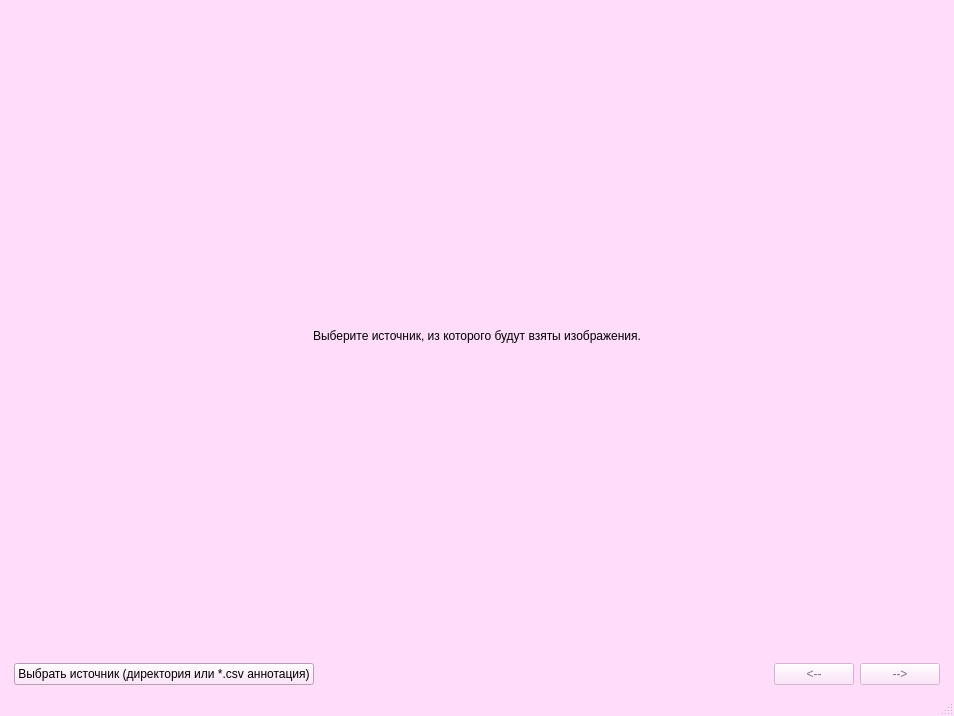
<?xml version="1.0" encoding="UTF-8"?>
<ui version="4.0">
 <class>MainWindow</class>
 <widget class="QMainWindow" name="MainWindow">
  <property name="geometry">
   <rect>
    <x>0</x>
    <y>0</y>
    <width>954</width>
    <height>716</height>
   </rect>
  </property>
  <property name="minimumSize">
   <size>
    <width>0</width>
    <height>0</height>
   </size>
  </property>
  <property name="palette">
   <palette>
    <active>
     <colorrole role="WindowText">
      <brush brushstyle="SolidPattern">
       <color alpha="255">
        <red>0</red>
        <green>0</green>
        <blue>0</blue>
       </color>
      </brush>
     </colorrole>
     <colorrole role="Button">
      <brush brushstyle="SolidPattern">
       <color alpha="255">
        <red>255</red>
        <green>220</green>
        <blue>249</blue>
       </color>
      </brush>
     </colorrole>
     <colorrole role="Light">
      <brush brushstyle="SolidPattern">
       <color alpha="255">
        <red>255</red>
        <green>255</green>
        <blue>255</blue>
       </color>
      </brush>
     </colorrole>
     <colorrole role="Midlight">
      <brush brushstyle="SolidPattern">
       <color alpha="255">
        <red>255</red>
        <green>237</green>
        <blue>252</blue>
       </color>
      </brush>
     </colorrole>
     <colorrole role="Dark">
      <brush brushstyle="SolidPattern">
       <color alpha="255">
        <red>127</red>
        <green>110</green>
        <blue>124</blue>
       </color>
      </brush>
     </colorrole>
     <colorrole role="Mid">
      <brush brushstyle="SolidPattern">
       <color alpha="255">
        <red>170</red>
        <green>147</green>
        <blue>166</blue>
       </color>
      </brush>
     </colorrole>
     <colorrole role="Text">
      <brush brushstyle="SolidPattern">
       <color alpha="255">
        <red>0</red>
        <green>0</green>
        <blue>0</blue>
       </color>
      </brush>
     </colorrole>
     <colorrole role="BrightText">
      <brush brushstyle="SolidPattern">
       <color alpha="255">
        <red>255</red>
        <green>255</green>
        <blue>255</blue>
       </color>
      </brush>
     </colorrole>
     <colorrole role="ButtonText">
      <brush brushstyle="SolidPattern">
       <color alpha="255">
        <red>0</red>
        <green>0</green>
        <blue>0</blue>
       </color>
      </brush>
     </colorrole>
     <colorrole role="Base">
      <brush brushstyle="SolidPattern">
       <color alpha="255">
        <red>255</red>
        <green>255</green>
        <blue>255</blue>
       </color>
      </brush>
     </colorrole>
     <colorrole role="Window">
      <brush brushstyle="SolidPattern">
       <color alpha="255">
        <red>255</red>
        <green>220</green>
        <blue>249</blue>
       </color>
      </brush>
     </colorrole>
     <colorrole role="Shadow">
      <brush brushstyle="SolidPattern">
       <color alpha="255">
        <red>0</red>
        <green>0</green>
        <blue>0</blue>
       </color>
      </brush>
     </colorrole>
     <colorrole role="Highlight">
      <brush brushstyle="SolidPattern">
       <color alpha="255">
        <red>170</red>
        <green>85</green>
        <blue>255</blue>
       </color>
      </brush>
     </colorrole>
     <colorrole role="AlternateBase">
      <brush brushstyle="SolidPattern">
       <color alpha="255">
        <red>255</red>
        <green>237</green>
        <blue>252</blue>
       </color>
      </brush>
     </colorrole>
     <colorrole role="ToolTipBase">
      <brush brushstyle="SolidPattern">
       <color alpha="255">
        <red>255</red>
        <green>255</green>
        <blue>220</blue>
       </color>
      </brush>
     </colorrole>
     <colorrole role="ToolTipText">
      <brush brushstyle="SolidPattern">
       <color alpha="255">
        <red>0</red>
        <green>0</green>
        <blue>0</blue>
       </color>
      </brush>
     </colorrole>
     <colorrole role="PlaceholderText">
      <brush brushstyle="SolidPattern">
       <color alpha="127">
        <red>0</red>
        <green>0</green>
        <blue>0</blue>
       </color>
      </brush>
     </colorrole>
     <colorrole role="Accent">
      <brush brushstyle="SolidPattern">
       <color alpha="255">
        <red>255</red>
        <green>255</green>
        <blue>255</blue>
       </color>
      </brush>
     </colorrole>
    </active>
    <inactive>
     <colorrole role="WindowText">
      <brush brushstyle="SolidPattern">
       <color alpha="255">
        <red>0</red>
        <green>0</green>
        <blue>0</blue>
       </color>
      </brush>
     </colorrole>
     <colorrole role="Button">
      <brush brushstyle="SolidPattern">
       <color alpha="255">
        <red>255</red>
        <green>220</green>
        <blue>249</blue>
       </color>
      </brush>
     </colorrole>
     <colorrole role="Light">
      <brush brushstyle="SolidPattern">
       <color alpha="255">
        <red>255</red>
        <green>255</green>
        <blue>255</blue>
       </color>
      </brush>
     </colorrole>
     <colorrole role="Midlight">
      <brush brushstyle="SolidPattern">
       <color alpha="255">
        <red>255</red>
        <green>237</green>
        <blue>252</blue>
       </color>
      </brush>
     </colorrole>
     <colorrole role="Dark">
      <brush brushstyle="SolidPattern">
       <color alpha="255">
        <red>127</red>
        <green>110</green>
        <blue>124</blue>
       </color>
      </brush>
     </colorrole>
     <colorrole role="Mid">
      <brush brushstyle="SolidPattern">
       <color alpha="255">
        <red>170</red>
        <green>147</green>
        <blue>166</blue>
       </color>
      </brush>
     </colorrole>
     <colorrole role="Text">
      <brush brushstyle="SolidPattern">
       <color alpha="255">
        <red>0</red>
        <green>0</green>
        <blue>0</blue>
       </color>
      </brush>
     </colorrole>
     <colorrole role="BrightText">
      <brush brushstyle="SolidPattern">
       <color alpha="255">
        <red>255</red>
        <green>255</green>
        <blue>255</blue>
       </color>
      </brush>
     </colorrole>
     <colorrole role="ButtonText">
      <brush brushstyle="SolidPattern">
       <color alpha="255">
        <red>0</red>
        <green>0</green>
        <blue>0</blue>
       </color>
      </brush>
     </colorrole>
     <colorrole role="Base">
      <brush brushstyle="SolidPattern">
       <color alpha="255">
        <red>255</red>
        <green>255</green>
        <blue>255</blue>
       </color>
      </brush>
     </colorrole>
     <colorrole role="Window">
      <brush brushstyle="SolidPattern">
       <color alpha="255">
        <red>255</red>
        <green>220</green>
        <blue>249</blue>
       </color>
      </brush>
     </colorrole>
     <colorrole role="Shadow">
      <brush brushstyle="SolidPattern">
       <color alpha="255">
        <red>0</red>
        <green>0</green>
        <blue>0</blue>
       </color>
      </brush>
     </colorrole>
     <colorrole role="Highlight">
      <brush brushstyle="SolidPattern">
       <color alpha="255">
        <red>85</red>
        <green>42</green>
        <blue>127</blue>
       </color>
      </brush>
     </colorrole>
     <colorrole role="AlternateBase">
      <brush brushstyle="SolidPattern">
       <color alpha="255">
        <red>255</red>
        <green>237</green>
        <blue>252</blue>
       </color>
      </brush>
     </colorrole>
     <colorrole role="ToolTipBase">
      <brush brushstyle="SolidPattern">
       <color alpha="255">
        <red>255</red>
        <green>255</green>
        <blue>220</blue>
       </color>
      </brush>
     </colorrole>
     <colorrole role="ToolTipText">
      <brush brushstyle="SolidPattern">
       <color alpha="255">
        <red>0</red>
        <green>0</green>
        <blue>0</blue>
       </color>
      </brush>
     </colorrole>
     <colorrole role="PlaceholderText">
      <brush brushstyle="SolidPattern">
       <color alpha="127">
        <red>0</red>
        <green>0</green>
        <blue>0</blue>
       </color>
      </brush>
     </colorrole>
     <colorrole role="Accent">
      <brush brushstyle="SolidPattern">
       <color alpha="255">
        <red>255</red>
        <green>255</green>
        <blue>255</blue>
       </color>
      </brush>
     </colorrole>
    </inactive>
    <disabled>
     <colorrole role="WindowText">
      <brush brushstyle="SolidPattern">
       <color alpha="255">
        <red>127</red>
        <green>110</green>
        <blue>124</blue>
       </color>
      </brush>
     </colorrole>
     <colorrole role="Button">
      <brush brushstyle="SolidPattern">
       <color alpha="255">
        <red>255</red>
        <green>220</green>
        <blue>249</blue>
       </color>
      </brush>
     </colorrole>
     <colorrole role="Light">
      <brush brushstyle="SolidPattern">
       <color alpha="255">
        <red>255</red>
        <green>255</green>
        <blue>255</blue>
       </color>
      </brush>
     </colorrole>
     <colorrole role="Midlight">
      <brush brushstyle="SolidPattern">
       <color alpha="255">
        <red>255</red>
        <green>237</green>
        <blue>252</blue>
       </color>
      </brush>
     </colorrole>
     <colorrole role="Dark">
      <brush brushstyle="SolidPattern">
       <color alpha="255">
        <red>127</red>
        <green>110</green>
        <blue>124</blue>
       </color>
      </brush>
     </colorrole>
     <colorrole role="Mid">
      <brush brushstyle="SolidPattern">
       <color alpha="255">
        <red>170</red>
        <green>147</green>
        <blue>166</blue>
       </color>
      </brush>
     </colorrole>
     <colorrole role="Text">
      <brush brushstyle="SolidPattern">
       <color alpha="255">
        <red>127</red>
        <green>110</green>
        <blue>124</blue>
       </color>
      </brush>
     </colorrole>
     <colorrole role="BrightText">
      <brush brushstyle="SolidPattern">
       <color alpha="255">
        <red>255</red>
        <green>255</green>
        <blue>255</blue>
       </color>
      </brush>
     </colorrole>
     <colorrole role="ButtonText">
      <brush brushstyle="SolidPattern">
       <color alpha="255">
        <red>127</red>
        <green>110</green>
        <blue>124</blue>
       </color>
      </brush>
     </colorrole>
     <colorrole role="Base">
      <brush brushstyle="SolidPattern">
       <color alpha="255">
        <red>255</red>
        <green>220</green>
        <blue>249</blue>
       </color>
      </brush>
     </colorrole>
     <colorrole role="Window">
      <brush brushstyle="SolidPattern">
       <color alpha="255">
        <red>255</red>
        <green>220</green>
        <blue>249</blue>
       </color>
      </brush>
     </colorrole>
     <colorrole role="Shadow">
      <brush brushstyle="SolidPattern">
       <color alpha="255">
        <red>0</red>
        <green>0</green>
        <blue>0</blue>
       </color>
      </brush>
     </colorrole>
     <colorrole role="AlternateBase">
      <brush brushstyle="SolidPattern">
       <color alpha="255">
        <red>255</red>
        <green>220</green>
        <blue>249</blue>
       </color>
      </brush>
     </colorrole>
     <colorrole role="ToolTipBase">
      <brush brushstyle="SolidPattern">
       <color alpha="255">
        <red>255</red>
        <green>255</green>
        <blue>220</blue>
       </color>
      </brush>
     </colorrole>
     <colorrole role="ToolTipText">
      <brush brushstyle="SolidPattern">
       <color alpha="255">
        <red>0</red>
        <green>0</green>
        <blue>0</blue>
       </color>
      </brush>
     </colorrole>
     <colorrole role="PlaceholderText">
      <brush brushstyle="SolidPattern">
       <color alpha="127">
        <red>127</red>
        <green>110</green>
        <blue>124</blue>
       </color>
      </brush>
     </colorrole>
     <colorrole role="Accent">
      <brush brushstyle="SolidPattern">
       <color alpha="255">
        <red>255</red>
        <green>255</green>
        <blue>255</blue>
       </color>
      </brush>
     </colorrole>
    </disabled>
   </palette>
  </property>
  <property name="windowTitle">
   <string>Просмотр обложек</string>
  </property>
  <property name="windowIcon">
   <iconset>
    <normaloff>book_cover.svg</normaloff>book_cover.svg</iconset>
  </property>
  <widget class="QWidget" name="central_widget">
   <layout class="QVBoxLayout" name="main_layout" stretch="0">
    <item>
     <layout class="QVBoxLayout" name="verticalLayout" stretch="1,0">
      <property name="spacing">
       <number>0</number>
      </property>
      <property name="rightMargin">
       <number>0</number>
      </property>
      <property name="bottomMargin">
       <number>0</number>
      </property>
      <item>
       <widget class="QLabel" name="image">
        <property name="sizePolicy">
         <sizepolicy hsizetype="Ignored" vsizetype="Ignored">
          <horstretch>0</horstretch>
          <verstretch>0</verstretch>
         </sizepolicy>
        </property>
        <property name="minimumSize">
         <size>
          <width>720</width>
          <height>480</height>
         </size>
        </property>
        <property name="text">
         <string>Выберите источник, из которого будут взяты изображения.</string>
        </property>
        <property name="alignment">
         <set>Qt::AlignmentFlag::AlignCenter</set>
        </property>
        <property name="wordWrap">
         <bool>false</bool>
        </property>
       </widget>
      </item>
      <item>
       <layout class="QHBoxLayout" name="horizontalLayout">
        <property name="spacing">
         <number>6</number>
        </property>
        <property name="sizeConstraint">
         <enum>QLayout::SizeConstraint::SetDefaultConstraint</enum>
        </property>
        <property name="leftMargin">
         <number>5</number>
        </property>
        <property name="topMargin">
         <number>0</number>
        </property>
        <property name="rightMargin">
         <number>5</number>
        </property>
        <property name="bottomMargin">
         <number>0</number>
        </property>
        <item>
         <widget class="QPushButton" name="sourceButton">
          <property name="toolTip">
           <string>Выбрать папку с изображениями или *.csv файл аннотации</string>
          </property>
          <property name="text">
           <string>Выбрать источник (директория или *.csv аннотация)</string>
          </property>
          <property name="shortcut">
           <string>Ctrl+O</string>
          </property>
          <property name="checkable">
           <bool>false</bool>
          </property>
         </widget>
        </item>
        <item>
         <spacer name="horizontalSpacer">
          <property name="orientation">
           <enum>Qt::Orientation::Horizontal</enum>
          </property>
          <property name="sizeHint" stdset="0">
           <size>
            <width>40</width>
            <height>20</height>
           </size>
          </property>
         </spacer>
        </item>
        <item>
         <widget class="QPushButton" name="leftArrow">
          <property name="enabled">
           <bool>false</bool>
          </property>
          <property name="toolTip">
           <string>Предыдущее изображение (←)</string>
          </property>
          <property name="text">
           <string>&lt;--</string>
          </property>
          <property name="shortcut">
           <string>Left</string>
          </property>
         </widget>
        </item>
        <item>
         <widget class="QPushButton" name="rightArrow">
          <property name="enabled">
           <bool>false</bool>
          </property>
          <property name="toolTip">
           <string>Следующее изображение (→)</string>
          </property>
          <property name="text">
           <string>--&gt;</string>
          </property>
          <property name="shortcut">
           <string>Right</string>
          </property>
         </widget>
        </item>
       </layout>
      </item>
     </layout>
    </item>
   </layout>
  </widget>
  <widget class="QStatusBar" name="status_bar"/>
 </widget>
 <resources/>
 <connections/>
</ui>
